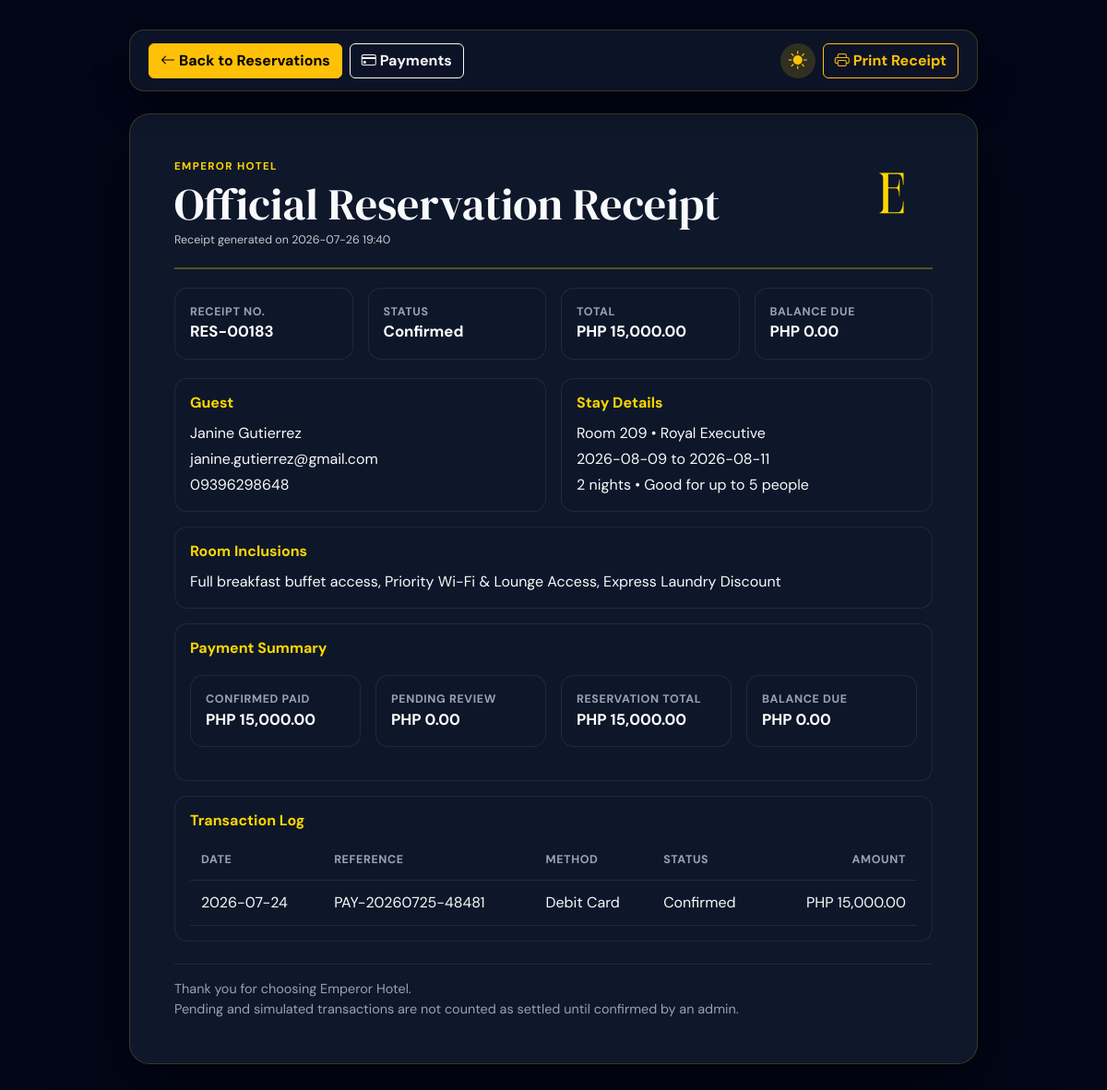
The page /public/admin/receipt.php?reservation_id=183 (signed in) on the database its author committed.
### tables this page shows
CREATE TABLE IF NOT EXISTS reservations (
    reservation_id INT AUTO_INCREMENT PRIMARY KEY,
    user_id INT NULL,
    guest_id INT NOT NULL,
    room_id INT NOT NULL,
    check_in DATE NOT NULL,
    check_out DATE NOT NULL,
    total_amount DECIMAL(10,2) NOT NULL DEFAULT 0.00,
    status ENUM('Pending', 'Confirmed', 'Checked-in', 'Checked-out', 'Cancelled', 'Conflict') NOT NULL DEFAULT 'Pending',
    created_at TIMESTAMP DEFAULT CURRENT_TIMESTAMP,
    FOREIGN KEY (user_id) REFERENCES users(user_id) ON DELETE SET NULL,
    FOREIGN KEY (guest_id) REFERENCES guests(guest_id) ON DELETE CASCADE,
    FOREIGN KEY (room_id) REFERENCES rooms(room_id) ON DELETE RESTRICT
);

CREATE TABLE IF NOT EXISTS guests (
    guest_id INT AUTO_INCREMENT PRIMARY KEY,
    user_id INT NULL,
    first_name VARCHAR(100) NOT NULL,
    last_name VARCHAR(100) NOT NULL,
    phone VARCHAR(30) DEFAULT NULL,
    email VARCHAR(150) DEFAULT NULL,
    created_at TIMESTAMP DEFAULT CURRENT_TIMESTAMP,
    FOREIGN KEY (user_id) REFERENCES users(user_id) ON DELETE SET NULL
);

CREATE TABLE IF NOT EXISTS rooms (
    room_id INT AUTO_INCREMENT PRIMARY KEY,
    room_number VARCHAR(10) NOT NULL UNIQUE,
    room_type ENUM('Imperial Deluxe', 'Royal Executive', 'Emperor Presidential') NOT NULL,
    floor INT NOT NULL,
    price_per_night DECIMAL(10,2) NOT NULL,
    bed_type VARCHAR(50) DEFAULT 'King Bed',
    max_capacity INT NOT NULL DEFAULT 2,
    view_type VARCHAR(100) DEFAULT 'City View',
    image_url TEXT DEFAULT NULL,
    status ENUM('Available', 'Reserved', 'Occupied', 'Cleaning', 'Maintenance') NOT NULL DEFAULT 'Available',
    created_at TIMESTAMP DEFAULT CURRENT_TIMESTAMP
);

CREATE TABLE IF NOT EXISTS payments (
    payment_id INT AUTO_INCREMENT PRIMARY KEY,
    reservation_id INT NOT NULL,
    amount DECIMAL(10,2) NOT NULL,
    payment_method ENUM('Cash', 'Credit Card', 'Debit Card', 'Bank Transfer', 'E-Wallet', 'Other') NOT NULL DEFAULT 'Cash',
    payment_status ENUM('Pending', 'Confirmed', 'Paid', 'Failed', 'Refunded') NOT NULL DEFAULT 'Pending',
    transaction_reference VARCHAR(100) DEFAULT NULL,
    payment_date TIMESTAMP DEFAULT CURRENT_TIMESTAMP,
    FOREIGN KEY (reservation_id) REFERENCES reservations(reservation_id) ON DELETE CASCADE
);

### app/helpers/auth.php (called while the page is built, shortened)
<?php
function e(string|null|int|float $value): string
{
    return htmlspecialchars((string) $value, ENT_QUOTES, 'UTF-8');
}
function formatMoney(float $amount): string
{
    return 'PHP ' . number_format($amount, 2);
}

### public/includes/bootstrap.php (called while the page is built, shortened)
<?php
require_once APP_ROOT . '/app/helpers/auth.php';
spl_autoload_register(static function (string $className): void {
    $modelPath = APP_ROOT . '/app/models/' . $className . '.php';
});

### app/models/Reservation.php (called while the page is built, shortened)
<?php
class Reservation
{
    public function find(int $reservationId): ?array
    {
        $statement = $this->db->prepare(
            "SELECT r.*, g.first_name, g.last_name, g.email AS guest_email, g.phone,
                    rm.room_number, rm.room_type
             FROM reservations r
             INNER JOIN guests g ON g.guest_id = r.guest_id
             INNER JOIN rooms rm ON rm.room_id = r.room_id
             WHERE r.reservation_id = :reservation_id
             LIMIT 1"
        );
        $statement->execute(['reservation_id' => $reservationId]);
        $reservation = $statement->fetch();
        return $reservation ?: null;
    }
}

### app/models/Payment.php (called while the page is built, shortened)
<?php
class Payment
{
    public function forReservation(int $reservationId): array
    {
        $this->assertReservationExists($reservationId);
        $statement = $this->db->prepare(
            'SELECT *
             FROM payments
             WHERE reservation_id = :reservation_id
             ORDER BY payment_date DESC'
        );
        $statement->execute(['reservation_id' => $reservationId]);
        return $statement->fetchAll();
    }
    public function totalsForReservation(int $reservationId, ?int $excludePaymentId = null): array
    {
        $this->assertReservationExists($reservationId);
        $reservationStatement = $this->db->prepare('SELECT total_amount FROM reservations WHERE reservation_id = :reservation_id');
        $reservationStatement->execute(['reservation_id' => $reservationId]);
        $reservationTotal = (float) $reservationStatement->fetchColumn();
        $sql = "SELECT
                    COALESCE(SUM(amount), 0) AS logged_amount,
                    COALESCE(SUM(CASE WHEN payment_status IN ('Confirmed', 'Paid') THEN amount ELSE 0 END), 0) AS confirmed_amount,
                    COALESCE(SUM(CASE WHEN payment_status = 'Pending' THEN amount ELSE 0 END), 0) AS pending_amount
                FROM payments
                WHERE reservation_id = :reservation_id";
        $params = ['reservation_id' => $reservationId];
        $statement = $this->db->prepare($sql);
        $statement->execute($params);
        $row = $statement->fetch() ?: [];
        $confirmedAmount = (float) ($row['confirmed_amount'] ?? 0);
        $pendingAmount = (float) ($row['pending_amount'] ?? 0);
        return [
            'reservation_total' => $reservationTotal,
            'logged_amount' => (float) ($row['logged_amount'] ?? 0),
            'confirmed_amount' => $confirmedAmount,
            'pending_amount' => $pendingAmount,
            'balance_due' => max(0, $reservationTotal - $confirmedAmount),
            'active_balance_due' => max(0, $reservationTotal - $confirmedAmount - $pendingAmount),
        ];
    }
    private function assertReservationExists(int $reservationId): void
    {
        $statement = $this->db->prepare('SELECT COUNT(*) FROM reservations WHERE reservation_id = :reservation_id');
        $statement->execute(['reservation_id' => $reservationId]);
    }
}

### public/includes/room_catalog.php (called while the page is built, shortened)
<?php
function roomIncludedPerksForType(string $roomType): array
{
    $catalog = roomCatalog();
    return array_values($catalog[$roomType]['included_perks'] ?? []);
}
function roomIncludedPerksText(string $roomType): string
{
    $perks = roomIncludedPerksForType($roomType);
    return $perks ? implode(', ', $perks) : 'Standard room amenities';
}

### public/admin/receipt.php (the view, shortened to what this page needs)
<?php
require_once __DIR__ . '/../includes/bootstrap.php';
require_once __DIR__ . '/../includes/layout.php';
require_once __DIR__ . '/../includes/room_catalog.php';
$db = Database::connect();
$reservationModel = new Reservation($db);
$paymentModel = new Payment($db);
$reservationId = (int) ($_GET['reservation_id'] ?? 0);
$reservation = $reservationId > 0 ? $reservationModel->find($reservationId) : null;
$payments = $paymentModel->forReservation($reservationId);
$totals = $paymentModel->totalsForReservation($reservationId);
$confirmedPaid = (float) $totals['confirmed_amount'];
$pendingPaid = (float) $totals['pending_amount'];
$balanceDue = (float) $totals['balance_due'];
$nights = max(1, (int) floor((strtotime((string) $reservation['check_out']) - strtotime((string) $reservation['check_in'])) / 86400));
?>
<main class="receipt-shell">
    <div class="receipt-actions no-print">
        <div class="d-flex align-items-center gap-2">
            <a class="btn btn-warning fw-semibold" href="reservations.php"><i class="bi bi-arrow-left me-1"></i>Back to Reservations</a>
            <a class="btn btn-outline-light fw-semibold" href="payments.php?reservation_id=<?php echo e($reservationId); ?>"><i class="bi bi-credit-card me-1"></i>Payments</a>
        </div>
        <div class="d-flex align-items-center gap-2">
            <button class="btn theme-toggle-btn rounded-circle d-inline-flex align-items-center justify-content-center border-0 p-0" style="width: 38px; height: 38px; background: rgba(253, 215, 0, 0.15);" type="button" onclick="toggleEmperorTheme()" title="Toggle Theme" aria-label="Toggle Theme">
            </button>
            <button class="btn btn-outline-warning fw-semibold" type="button" onclick="window.print()"><i class="bi bi-printer me-1"></i>Print Receipt</button>
        </div>
    </div>
    <section class="receipt-paper">
        <header class="receipt-header">
            <div>
                <p class="eyebrow mb-1">Emperor Hotel</p>
                <h1>Official Reservation Receipt</h1>
                <p class="muted-copy mb-0">Receipt generated on <?php echo e(date('Y-m-d H:i')); ?></p>
            </div>
            <img src="../assets/images/branding/emperors-hotel-logo.svg" alt="Emperor Hotel logo">
        </header>
        <div class="receipt-summary">
            <div>
                <span>Receipt No.</span>
                <strong>RES-<?php echo e(str_pad((string) $reservationId, 5, '0', STR_PAD_LEFT)); ?></strong>
            </div>
            <div>
                <span>Status</span>
                <strong><?php echo e($reservation['status']); ?></strong>
            </div>
            <div>
                <span>Total</span>
                <strong><?php echo e(formatMoney((float) $reservation['total_amount'])); ?></strong>
            </div>
            <div>
                <span>Balance Due</span>
                <strong><?php echo e(formatMoney($balanceDue)); ?></strong>
            </div>
        </div>
        <div class="receipt-grid">
            <section>
                <h2>Guest</h2>
                <p class="mb-1"><?php echo e($reservation['first_name'] . ' ' . $reservation['last_name']); ?></p>
                <p class="mb-1"><?php echo e($reservation['guest_email'] ?: 'No email provided'); ?></p>
                <p class="mb-0"><?php echo e($reservation['phone'] ?: 'No phone provided'); ?></p>
            </section>
            <section>
                <h2>Stay Details</h2>
                <p class="mb-1">Room <?php echo e($reservation['room_number']); ?> • <?php echo e($reservation['room_type']); ?></p>
                <p class="mb-1"><?php echo e($reservation['check_in']); ?> to <?php echo e($reservation['check_out']); ?></p>
                <p class="mb-0"><?php echo e($nights); ?> <?php echo $nights === 1 ? 'night' : 'nights'; ?> • Good for up to 5 people</p>
            </section>
        </div>
        <section class="receipt-section">
            <h2>Room Inclusions</h2>
            <p class="mb-0"><?php echo e(roomIncludedPerksText((string) $reservation['room_type'])); ?></p>
        </section>
        <section class="receipt-section">
            <h2>Payment Summary</h2>
            <div class="receipt-summary">
                <div>
                    <span>Confirmed Paid</span>
                    <strong><?php echo e(formatMoney($confirmedPaid)); ?></strong>
                </div>
                <div>
                    <span>Pending Review</span>
                    <strong><?php echo e(formatMoney($pendingPaid)); ?></strong>
                </div>
                <div>
                    <span>Reservation Total</span>
                    <strong><?php echo e(formatMoney((float) $reservation['total_amount'])); ?></strong>
                </div>
                <div>
                    <span>Balance Due</span>
                    <strong><?php echo e(formatMoney($balanceDue)); ?></strong>
                </div>
            </div>
        </section>
        <section class="receipt-section">
            <h2>Transaction Log</h2>
            <table class="receipt-table">
                <thead>
                    <tr>
                        <th>Date</th>
                        <th>Reference</th>
                        <th>Method</th>
                        <th>Status</th>
                        <th class="text-end">Amount</th>
                    </tr>
                </thead>
                <tbody>
                    <?php foreach ($payments as $payment): ?>
                        <tr>
                            <td><?php echo e(date('Y-m-d', strtotime((string) $payment['payment_date']))); ?></td>
                            <td><?php echo e($payment['transaction_reference']); ?></td>
                            <td><?php echo e($payment['payment_method']); ?></td>
                            <td><?php echo e($payment['payment_status']); ?></td>
                            <td class="text-end"><?php echo e(formatMoney((float) $payment['amount'])); ?></td>
                        </tr>
                    <?php endforeach; ?>
                </tbody>
            </table>
        </section>
        <footer class="receipt-footer">
            <p class="mb-0">Thank you for choosing Emperor Hotel.</p>
            <p class="mb-0">Pending and simulated transactions are not counted as settled until confirmed by an admin.</p>
        </footer>
    </section>
</main>
</body>
</html>

### public/assets/css/admin/receipt.css (style rules this page uses)
.receipt-page { color: #f8fafc; background: #020617; min-height: 100vh; }
.receipt-shell { min-height: 100vh; padding: 2rem 1rem; }
.receipt-actions { display: flex; flex-wrap: wrap; align-items: center; justify-content: space-between; width: min(100%, 920px); margin: 0 auto 1.5rem auto; padding: 0.85rem 1.25rem; border: 1px solid rgba(253, 215, 0, 0.18); border-radius: 16px; background: rgba(15, 23, 42, 0.85); backdrop-filter: blur(12px); box-shadow: 0 12px 35px rgba(0, 0, 0, 0.35); }
.receipt-paper { width: min(100%, 920px); margin: 0 auto; padding: clamp(1.5rem, 4vw, 3rem); border-radius: 22px; color: #f8fafc; background: #0f172a; border: 1px solid rgba(253, 215, 0, 0.18); box-shadow: 0 28px 80px rgba(0, 0, 0, 0.5); }
.receipt-paper .eyebrow { color: #fdd700; }
.receipt-paper .muted-copy { color: #94a3b8; }
.receipt-header { display: flex; align-items: flex-start; justify-content: space-between; gap: 1rem; padding-bottom: 1.25rem; border-bottom: 2px solid rgba(253, 215, 0, 0.3); }
.receipt-header h1 { margin: 0; font-family: 'DM Serif Display', serif; font-size: clamp(2rem, 5vw, 3rem); }
.receipt-header img { width: 90px; height: 75px; object-fit: contain; }
.receipt-summary, .receipt-grid { display: grid; gap: 1rem; }
.receipt-summary { grid-template-columns: repeat(auto-fit, minmax(160px, 1fr)); margin: 1.25rem 0; }
.receipt-summary > div, .receipt-grid > section, .receipt-section { padding: 1rem; border: 1px solid rgba(248, 250, 252, 0.08); border-radius: 14px; background: rgba(15, 23, 42, 0.65); }
.receipt-summary span { display: block; color: #94a3b8; font-size: 0.78rem; font-weight: 800; letter-spacing: 0.05em; text-transform: uppercase; }
.receipt-summary strong { color: #ffffff; font-size: 1.05rem; }
.receipt-grid { grid-template-columns: repeat(auto-fit, minmax(260px, 1fr)); }
.receipt-grid h2, .receipt-section h2 { margin-bottom: 0.75rem; color: #fdd700; font-size: 1rem; font-weight: 800; }
.receipt-section { margin-top: 1rem; }
.receipt-table { width: 100%; border-collapse: collapse; color: #f8fafc; }
.receipt-table th, .receipt-table td { padding: 0.75rem; border-bottom: 1px solid rgba(248, 250, 252, 0.08); }
.receipt-table th { color: #94a3b8; font-size: 0.78rem; letter-spacing: 0.05em; text-transform: uppercase; }
.receipt-footer { margin-top: 1.5rem; padding-top: 1rem; border-top: 1px solid rgba(248, 250, 252, 0.08); color: #94a3b8; font-size: 0.9rem; }

### rows shown on the page
reservations: status "Confirmed", total_amount "PHP 15,000.00", guest.last_name "Janine Gutierrez", guest.email "janine.gutierrez@gmail.com", guest.phone "09396298648", room.room_number "209", room.room_type "Royal Executive", check_in "2026-08-09", check_out "2026-08-11", nights "2", room.room_type "Full breakfast buffet access, Priority Wi-Fi & Lounge Access, Express Laundry Discount"
payments: payment_date "2026-07-24", transaction_reference "PAY-20260725-48481", payment_method "Debit Card", payment_status "Confirmed", amount "PHP 15,000.00"

### other values the page prints
str_pad((string) $reservationId, 5, '0', STR_PAD_LEFT) "00183"
formatMoney($balanceDue) "PHP 0.00"
formatMoney($confirmedPaid) "PHP 15,000.00"
formatMoney($pendingPaid) "PHP 0.00"
